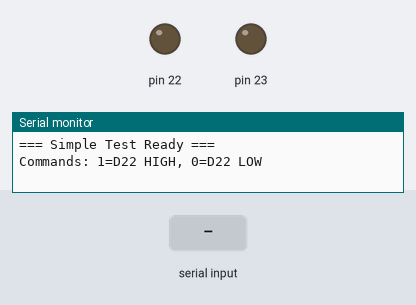
The sketch below on a simulated Arduino Mega 2560, built with avr-gcc and run on an emulated ATmega2560. Parts: output pins drawn as LEDs (lit = HIGH), the last lines printed to the serial monitor. Inputs (shaded band) come from the test bench.

Above: at 1.2 s.
1.3 s: "1" received over Serial
At 2.0 s:
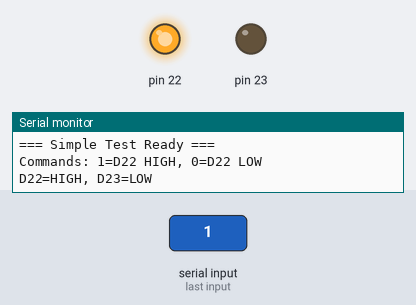
2.8 s: "2" received over Serial
At 3.1 s:
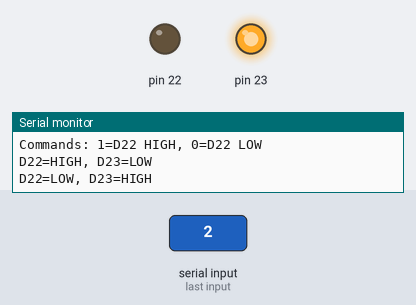
4.3 s: "0" received over Serial
At 5.5 s:
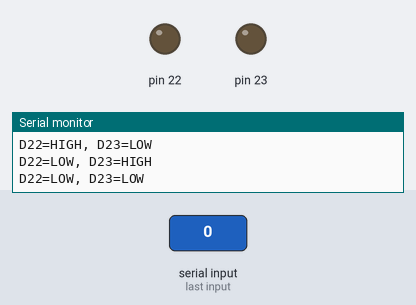
Timing chart, 0 to 7.3 s (numbered marks = the images above; inputs shaded):
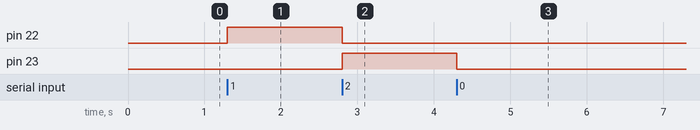

Measured:
- after the input at 1.3 s, pin 22: LOW → HIGH at once
- after the input at 2.8 s, pin 22: HIGH → LOW at once; pin 23: LOW → HIGH at once
- after the input at 4.3 s, pin 23: HIGH → LOW at once

The sketch:

simple_test.ino
```cpp
// 简化测试代码 - 测试D22引脚是否能控制
void setup() {
  Serial.begin(115200);
  pinMode(22, OUTPUT);
  pinMode(23, OUTPUT);

  Serial.println("=== Simple Test Ready ===");
  Serial.println("Commands: 1=D22 HIGH, 0=D22 LOW");
}

void loop() {
  if (Serial.available() > 0) {
    char cmd = Serial.read();

    if (cmd == '1') {
      digitalWrite(22, HIGH);
      digitalWrite(23, LOW);
      Serial.println("D22=HIGH, D23=LOW");
    }
    else if (cmd == '0') {
      digitalWrite(22, LOW);
      digitalWrite(23, LOW);
      Serial.println("D22=LOW, D23=LOW");
    }
    else if (cmd == '2') {
      digitalWrite(22, LOW);
      digitalWrite(23, HIGH);
      Serial.println("D22=LOW, D23=HIGH");
    }
  }
}
```
